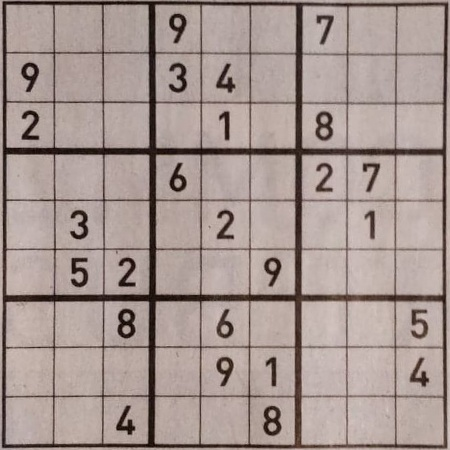
#> input picture images_test/grid_cut_0.jpg, 450 x 450 px
$ python new_img_generator.py
#> lines starting #> are read from the running program, lines starting #| are printed output that depends on the picture
#> further down, img is the input picture: shape (450, 450, 3); mean B, G, R 145.7, 150.8, 166.5
import numpy as np
import cv2
import time

color = (0, 155, 255)

font = cv2.FONT_HERSHEY_SIMPLEX
font_scale = 1.2
thickness = 2


def recreate_img_filled(frame, im_grids, points_grids, list_transform_matrix):
    # from src.fonctions import resize

    target_h, target_w = frame.shape[:2]
    im_final = frame.copy()
    for im_grid, points_grid, transform_matrix in zip(im_grids, points_grids, list_transform_matrix):
        if im_grid is None:
            new_im = np.zeros((frame.shape[0], frame.shape[1], 3), np.uint8)
            for point in points_grid:
                x, y = point
                cv2.circle(new_im, (x, y), 6, (255, 0, 0), 3)
            _, mask = cv2.threshold(cv2.cvtColor(new_im, cv2.COLOR_BGR2GRAY), 1, 255, cv2.THRESH_BINARY)

        else:
            # grid_h, grid_w = im_grid.shape[:2]
            # init_pts = np.array([[0, 0], [grid_h - 1, 0], [grid_h - 1, grid_w - 1], [0, grid_w - 1]], dtype=np.float32)
            # transform_matrix = cv2.getPerspectiveTransform(init_pts, points_grid)
            new_im = cv2.warpPerspective(im_grid, transform_matrix, (target_w, target_h))

            _, mask = cv2.threshold(cv2.cvtColor(new_im, cv2.COLOR_BGR2GRAY), 1, 255, cv2.THRESH_BINARY)

        im_final = cv2.bitwise_and(im_final, im_final, mask=cv2.bitwise_not(mask))
        im_final = cv2.add(im_final, new_im)

    return im_final


def write_solved_grids(frames, grids_matrix, solved_grids):
    ims_filled_grid = []
    for frame, grid_init, solved_grid in zip(frames, grids_matrix, solved_grids):
        if solved_grid is None:
            ims_filled_grid.append(None)
            continue
        im_filled_grid = np.zeros_like(frame)
        h_im, w_im = frame.shape[:2]
        for y in range(9):
            for x in range(9):
                if grid_init[y, x] != 0:
                    continue
                true_y, true_x = int((y + 0.5) * h_im / 9), int((x + 0.5) * w_im / 9)
                digit = str(solved_grid[y, x])
                (text_width, text_height) = cv2.getTextSize(digit, font, fontScale=font_scale, thickness=thickness)[0]
                cv2.putText(im_filled_grid, digit,
                            (true_x - int(text_width / 2), true_y + int(text_height / 2)),
                            font, font_scale, (0, 3, 0), thickness * 3)
                cv2.putText(im_filled_grid, digit,
                            (true_x - int(text_width / 2), true_y + int(text_height / 2)),
                            font, font_scale, (0, 255, 0), thickness)
        ims_filled_grid.append(im_filled_grid)
#> this loop made 1 pass
#> (h_im, w_im) on pass 1: (450, 450)
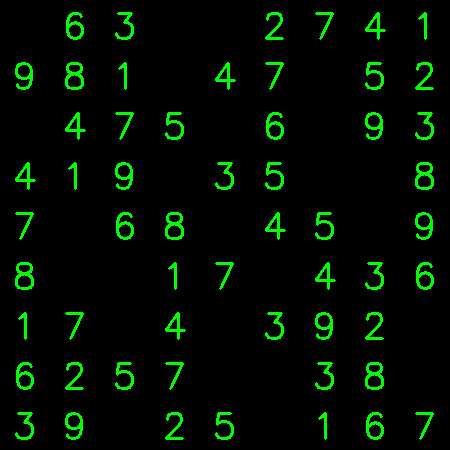
#> im_filled_grid: shape (450, 450, 3); mean B, G, R 0, 13.2, 0
#> after the loop, ims_filled_grid = 1 item
    return ims_filled_grid


if __name__ == '__main__':
    im_path = "../images_test/grid_cut_0.jpg"
    img = cv2.imread(im_path)
    img = cv2.resize(img, (450, 450))
    my_grid_init = [[9, 0, 0, 3, 4, 0, 0, 0, 0],
                    [0, 0, 0, 9, 0, 0, 7, 0, 0],
                    [2, 0, 0, 0, 1, 0, 8, 0, 0],
                    [0, 0, 0, 6, 0, 0, 2, 7, 0],
                    [0, 3, 0, 0, 2, 0, 0, 1, 0],
                    [0, 5, 2, 0, 0, 9, 0, 0, 0],
                    [0, 0, 8, 0, 6, 0, 0, 0, 5],
                    [0, 0, 0, 0, 9, 1, 0, 0, 4],
                    [0, 0, 4, 0, 0, 8, 0, 0, 0]]

    my_solved_grid = [[5, 6, 3, 9, 8, 2, 7, 4, 1],
                      [9, 8, 1, 3, 4, 7, 6, 5, 2],
                      [2, 4, 7, 5, 1, 6, 8, 9, 3],
                      [4, 1, 9, 6, 3, 5, 2, 7, 8],
                      [7, 3, 6, 8, 2, 4, 5, 1, 9],
                      [8, 5, 2, 1, 7, 9, 4, 3, 6],
                      [1, 7, 8, 4, 6, 3, 9, 2, 5],
                      [6, 2, 5, 7, 9, 1, 3, 8, 4],
                      [3, 9, 4, 2, 5, 8, 1, 6, 7]]
    res_im_filled_grid = write_solved_grids([img], [np.array(my_grid_init)], np.array([my_solved_grid]))
#> res_im_filled_grid = 1 item
    cv2.imshow("im", img)
    cv2.imshow("im_fill", res_im_filled_grid[0])
    cv2.waitKey()

$ run again, with images_test/001.jpg copied over images_test/grid_cut_0.jpg
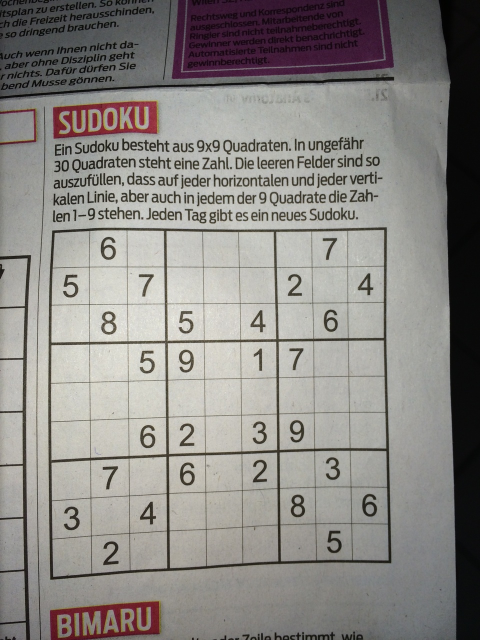
#> input picture images_test/001.jpg, 960 x 1280 px (shown at 1/2 size)
#> img is the input picture: shape (1280, 960, 3); mean B, G, R 132.4, 135.8, 138.9
#> `img = cv2.resize(img, (450, 450))`:
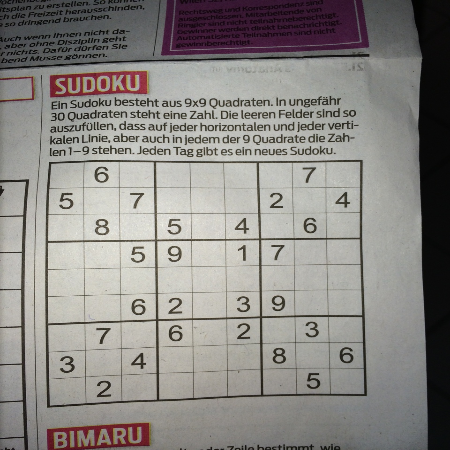
#> img: shape (450, 450, 3); mean B, G, R 132.2, 135.7, 138.8
#> the loop in write_solved_grids, `for frame, grid_init, solved_grid in zip(frames, grids_matrix, solved_..` made 1 pass
#> (h_im, w_im) on pass 1: (450, 450)
#> after the loop in write_solved_grids, `for frame, grid_init, solved_grid in zip(frames, grids_matrix, solved_..`: ims_filled_grid = 1 item

$ run again, with images_test/002.jpg copied over images_test/grid_cut_0.jpg
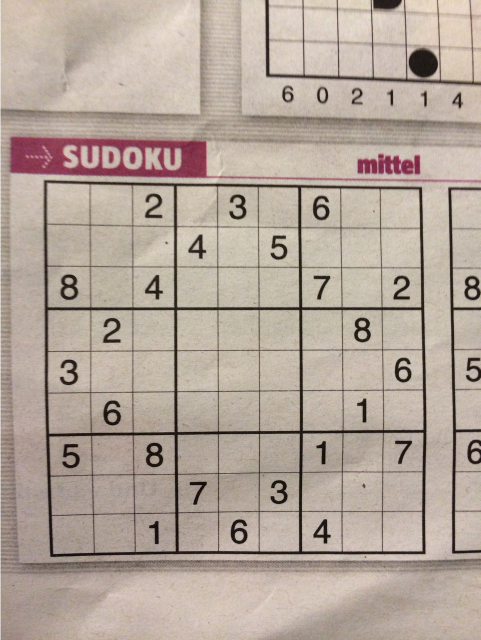
#> input picture images_test/002.jpg, 961 x 1280 px (shown at 1/2 size)
#> img is the input picture: shape (1280, 961, 3); mean B, G, R 155.1, 166.1, 180.1
#> `img = cv2.resize(img, (450, 450))`:
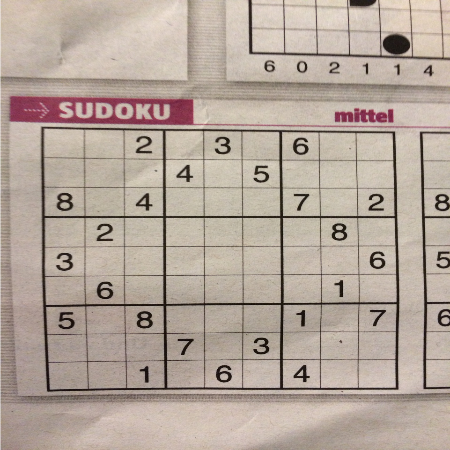
#> img: shape (450, 450, 3); mean B, G, R 154.9, 166, 180
#> the loop in write_solved_grids, `for frame, grid_init, solved_grid in zip(frames, grids_matrix, solved_..` made 1 pass
#> (h_im, w_im) on pass 1: (450, 450)
#> after the loop in write_solved_grids, `for frame, grid_init, solved_grid in zip(frames, grids_matrix, solved_..`: ims_filled_grid = 1 item

$ run again, with images_test/003.jpg copied over images_test/grid_cut_0.jpg
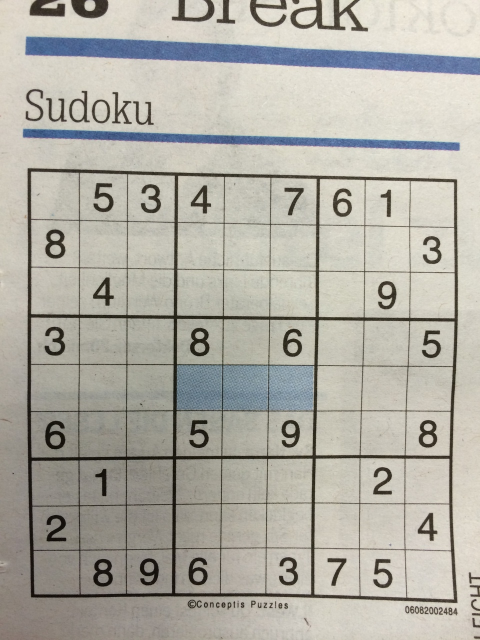
#> input picture images_test/003.jpg, 960 x 1280 px (shown at 1/2 size)
#> img is the input picture: shape (1280, 960, 3); mean B, G, R 165.2, 174.2, 176.6
#> `img = cv2.resize(img, (450, 450))`:
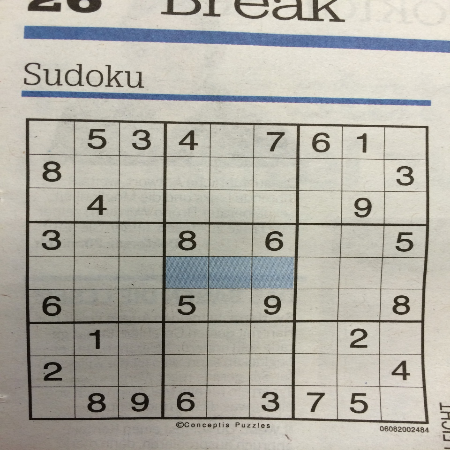
#> img: shape (450, 450, 3); mean B, G, R 165.1, 174.1, 176.5
#> the loop in write_solved_grids, `for frame, grid_init, solved_grid in zip(frames, grids_matrix, solved_..` made 1 pass
#> (h_im, w_im) on pass 1: (450, 450)
#> after the loop in write_solved_grids, `for frame, grid_init, solved_grid in zip(frames, grids_matrix, solved_..`: ims_filled_grid = 1 item
